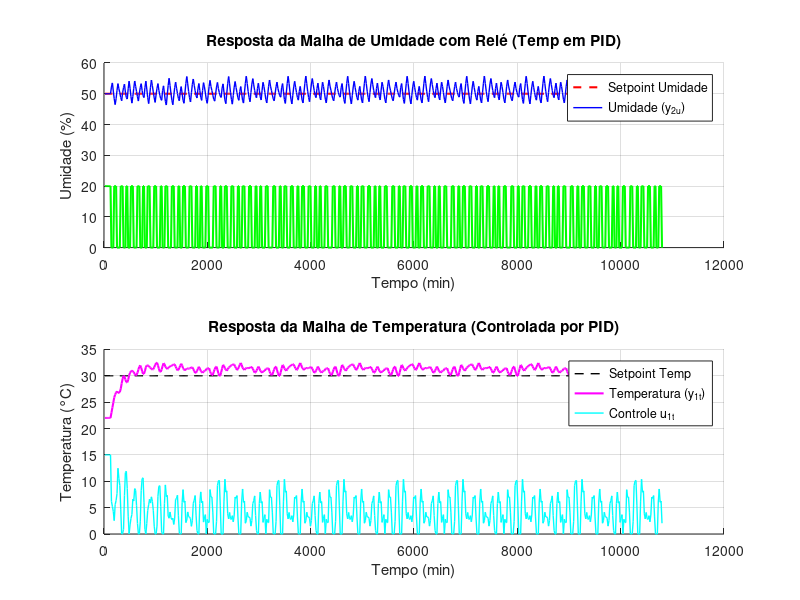
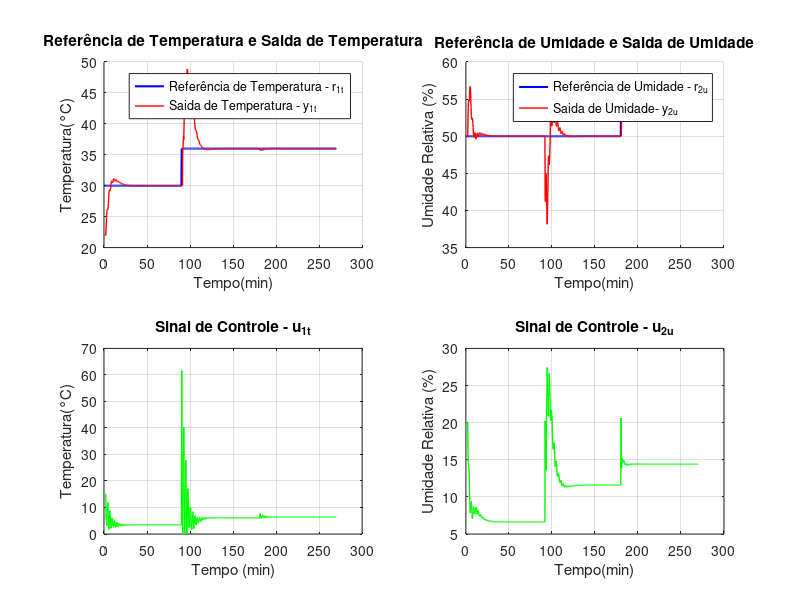

Write the MATLAB code that produced these figures, in order.
%% ----- SCRIPT - ITEM B - CTRLLER PID MÉTODO SEQUENCIAL DESCENTRALIZADO ----- 
%--------------------------------------------------------------------------
% Parte 2 - Identificação da malha de umidade com relé (Malha de Temp em PID)
clear all; close all; clc;

qtde_amostras = 600;  % Aumentei para garantir a estabilização e várias oscilações
T_amost = 18;

% Parâmetros do relé
d = 10;          % Amplitude do relé. Tente reduzir para 10 ou 5 se não oscilar.
eps = .5;        % Pequena histerese (Aumentei um pouco para estabilidade)

% Condições iniciais do processo
y_1mft_inicial = 22; % Temperatura inicial (Offset)
y_2mfu_inicial = 50; % Umidade inicial (Offset)

% Parâmetros do Controlador PID da Malha 1 (Temperatura)
Kp1 =1.6560;
Ki1 =0.0048;
Kd1 =143.0747;
% Parâmetros do algoritmo discreto do PID
g0_1 = Kp1 + Kd1/T_amost + (T_amost * Ki1);
g1_1 = -Kp1 - 2 * (Kd1 / T_amost);
g2_1 = Kd1 / T_amost;

% Inicializações
u_1t = zeros(1, qtde_amostras);
u_2u = zeros(1, qtde_amostras);
y_11t = zeros(1, qtde_amostras);
y_12u = zeros(1, qtde_amostras);
y_21t = zeros(1, qtde_amostras);
y_22u = zeros(1, qtde_amostras);
y_1t = zeros(1, qtde_amostras);
y_2u = zeros(1, qtde_amostras);
erro1 = zeros(1, qtde_amostras);
erro2 = zeros(1, qtde_amostras);
tempo = zeros(1, qtde_amostras);

% Referências - Ponto de Projeto
r_1t = 30 * ones(1, qtde_amostras);  % Setpoint de Temperatura (Controlada por PID)
r_2u = 50 * ones(1, qtde_amostras);  % Setpoint de Umidade (Identificada por Relé)

% Parâmetro de polarização (Bias) para o relé de Umidade
% Como r_2u é 50, o bias deve ser o valor de controle u_2u que mantém 50%.
uu_medio = 10; 
ut_medio = 15;
% Inicialização
for k = 1:7
    tempo(k) = k*T_amost;
    % Inicializa sinais de controle nos valores de regime (Bias)
    u_1t(k) = ut_medio;
    u_2u(k) = uu_medio+d; 
    
    y_1t(k) = y_1mft_inicial;
    y_2u(k) = y_2mfu_inicial;
    erro1(k) = r_1t(k) - y_1t(k);
    erro2(k) = r_2u(k) - y_2u(k);
end

% LOOP PRINCIPAL CORRIGIDO - Malha 1 (Temp) em PID, Malha 2 (Umid) em Relé
for k = 8:qtde_amostras
    % Modelo do processo
    y_11t(k) = 0.9678 * y_11t(k-1) + 0.08796 * u_1t(k-4) + 0.00509 * u_1t(k-5);
    y_12u(k) = 0.9331 * y_12u(k-1) - 0.003556 * u_2u(k-3) - 0.01718 * u_2u(k-4);
    y_21t(k) = 0.9676 * y_21t(k-1) - 0.1294 * u_1t(k-6) - 0.007485 * u_1t(k-7);
    y_22u(k) = 0.9048 * y_22u(k-1) + 0.02455 * u_2u(k-1) + 0.1869 * u_2u(k-2);
    
    % Saídas do processo
    y_1t(k) = y_11t(k) + y_12u(k) + y_1mft_inicial;
    y_2u(k) = y_21t(k) + y_22u(k) + y_2mfu_inicial;
    
    % Erro da malha de temperatura (controlada por PID)
    erro1(k) = r_1t(k) - y_1t(k);
    
    % Controlador PID da malha de temperatura
    u_1t(k) = u_1t(k-1) + g0_1 * erro1(k) + g1_1 * erro1(k-1) + g2_1 * erro1(k-2);
    
    % Saturação/Anti-windup (CRUCIAL) - Assume limites de 0 a 100
    if u_1t(k) > 100
        u_1t(k) = 100;
    elseif u_1t(k) < 0
        u_1t(k) = 0;
    end
    
    % Erro da malha de umidade (com relé)
    erro2(k) = r_2u(k) - y_2u(k);
    
    % Lógica do relé CORRIGIDA para umidade (Comuta em torno de Bias_u2)
    if erro2(k) > eps
        u_2u(k) = uu_medio + d;  % Comuta para +d
    elseif erro2(k) < -eps
        u_2u(k) = uu_medio - d;  % Comuta para -d
    else
        u_2u(k) = u_2u(k-1);  % Mantém último valor (histerese)
    end

    % Saturação do relé (CRUCIAL) - Assume limites de 0 a 100
    if u_2u(k) > 100
        u_2u(k) = 100;
    elseif u_2u(k) < 0
        u_2u(k) = 0;
    end
    
    tempo(k) = (k) * T_amost;
end

%% PLOTAGEM DE GRÁFICOS PARA ANÁLISE DA OSCILAÇÃO
figure(1)
subplot(2,1,1)
hold on
plot(tempo, r_2u, 'r--', 'LineWidth', 1.5);
plot(tempo, y_2u, 'b-', 'LineWidth', 1);
plot(tempo, u_2u, 'g', 'LineWidth', 1.5);
ylabel('Umidade (%)');
xlabel('Tempo (min)');
title('Resposta da Malha de Umidade com Relé (Temp em PID)');
legend('Setpoint Umidade', 'Umidade (y_{2u})', 'Location', 'best');
grid on
hold off

subplot(2,1,2)
hold on
plot(tempo, r_1t, 'k--', 'LineWidth', 1);
plot(tempo, y_1t, 'm-', 'LineWidth', 1.5);
plot(tempo, u_1t, 'c-', 'LineWidth', 1);
ylabel('Temperatura (°C)');
xlabel('Tempo (min)');
title('Resposta da Malha de Temperatura (Controlada por PID)');
legend('Setpoint Temp', 'Temperatura (y_{1t})', 'Controle u_{1t}', 'Location', 'best');
grid on
hold off

% ANÁLISE: Se não houver oscilação em y_2u, reduza o 'd' do relé.
fprintf('Análise da Oscilação (Malha de Umidade):\n');
fprintf('Amplitude do relé (d): %.2f\n', d);
fprintf('Setpoint de umidade: %.2f%%\n', r_2u(1));

% %%
%------------------------------------------------------------------------
% Sintonia de Controladores PID pelo Método de Astrom
%------------------------------------------------------------------------
a = 4.1572;
Tu = 126;
omega = (2*pi)/(Tu);
%Calculo de r_a, r_b, phi_a e phi_b
Gw_real = -(pi*sqrt(a^2 - eps^2)) / (4*d);
Gw_imag = -(pi*eps) / (4*d);
r_a = abs(Gw_real - j*Gw_imag);
phi_a = atan(eps / sqrt(a^2 - eps^2));

%a relacoa entre ra e rb => dependendo a razao entre os dois altera-se a
%dinamica apresentada na saida, en torno de 4 a saída tornava-se instavel
phi_b = pi * 50/ 180;
r_b = 1*r_a;

Kp1 =1.6560;
Ki1 =0.0048;
Kd1 =143.0747;
% Parâmetros do algoritmo discreto do PID
g0_1 = Kp1 + Kd1/T_amost + (T_amost * Ki1);
g1_1 = -Kp1 - 2 * (Kd1 / T_amost);
g2_1 = Kd1 / T_amost;

%Calculos dos parametros do controlador PID da malha 2
Kp2 = r_b * cos(phi_b - phi_a) / r_a
aux1 = tan(phi_b - phi_a);
aux2 = sqrt(4*0.25 + aux1^2);
aux3 = aux1 + aux2;
Ti2= aux3 / (2 * omega * 0.25);
Td2 = 0.25 * Ti2;

Ki2 = Kp2 / Ti2
Kd2 = Kp2 * Td2

g0_2 = Kp2  + Kd2 / T_amost + (T_amost *Ki2);
g1_2 = -Kp2 - 2 * (Kd2 / T_amost);
g2_2 = Kd2/ T_amost;

qtde_amostras = 900;


%definindo patamares da entrada 1
r_1t(1:qtde_amostras / 3) = 30;
r_1t(qtde_amostras /3+1:2*qtde_amostras/3) = 36;
r_1t(2*qtde_amostras/3+1:qtde_amostras) = 36;
%definindo patamares da entrada 2
r_2u(1:qtde_amostras / 3) = 50;
r_2u(qtde_amostras /3+1:2*qtde_amostras/3) = 50;
r_2u(2*qtde_amostras/3+1:qtde_amostras) = 55;


% Loop de controle
for k = 8:qtde_amostras
    y_11t(k) = 0.9678 * y_11t(k-1) + 0.08796 * u_1t(k-4) + 0.00509 * u_1t(k-5);
    y_12u(k) = 0.9331 * y_12u(k-1) - 0.003556 * u_2u(k-3) - 0.01718 * u_2u(k-4);
    y_21t(k) = 0.9676 * y_21t(k-1) - 0.1294 * u_1t(k-6) - 0.007485 * u_1t(k-7);
    y_22u(k) = 0.9048 * y_22u(k-1) + 0.02455 * u_2u(k-1) + 0.1869 * u_2u(k-2);

    y_1t(k) = y_11t(k) + y_12u(k) + y_1mft_inicial;
    y_2u(k) = y_21t(k) + y_22u(k) + y_2mfu_inicial;
    erro1(k) = r_1t(k) - y_1t(k);
    erro2(k) = r_2u(k) - y_2u(k);
    % Controlador temperatura
    u_1t(k) = u_1t(k-1) + g0_1 * erro1(k) + g1_1 * erro1(k-1) + g2_1 * erro1(k-2);

    % Controlador umidade  
    u_2u(k) = u_2u(k-1) + g0_2 * erro2(k) + g1_2 * erro2(k-1) + g2_2 * erro2(k-2);
        %saturacao do controlador
    if u_1t(k) > 100
        u_1t(k) = 100;
    end
    if u_2u(k) > 100
        u_2u(k) = 100;
    end
    if u_1t(k) < 0
        u_1t(k) = 0;
    end
    if u_2u(k) < 0
        u_2u(k) = 0;
    end
    tempo(k) = k * T_amost;
end
minLength = min(length(tempo), length(r_2u));

%% PLOTAGEM DE GRÁFICOS
% Subplot para r_1, y_1 e u_1
figure(2);
subplot(2,2,1)
hold on
plot(tempo/60, r_1t, 'b', 'LineWidth', 1.5);
plot(tempo/60, y_1t, 'r', 'LineWidth', 1);
ylabel('Temperatura(°C)');
xlabel('Tempo(min)');
title('Referência de Temperatura e Saida de Temperatura');
legend('Referência de Temperatura - r_{1t}', 'Saida de Temperatura - y_{1t}');
hold off
grid on


subplot(2,2,3)
plot(tempo/60, u_1t, 'g', 'LineWidth', 1);
xlabel('Tempo (min)');
ylabel('Temperatura(°C)');
title('Sinal de Controle - u_{1t}')
grid on

subplot(2,2,2)
hold on
plot(tempo/60, r_2u, 'b', 'LineWidth', 1.5);
plot(tempo/60, y_2u, 'r', 'LineWidth', 1);
ylabel('Umidade Relativa (%)');
xlabel('Tempo(min)');
title('Referência de Umidade e Saida de Umidade');
legend('Referência de Umidade - r_{2u}', 'Saida de Umidade- y_{2u}');
hold off
grid on

subplot(2,2,4)
plot(tempo/60, u_2u, 'g', 'LineWidth', 1);
xlabel('Tempo(min)')
ylabel('Umidade Relativa (%)')
title('Sinal de Controle - u_{2u}')
grid on
